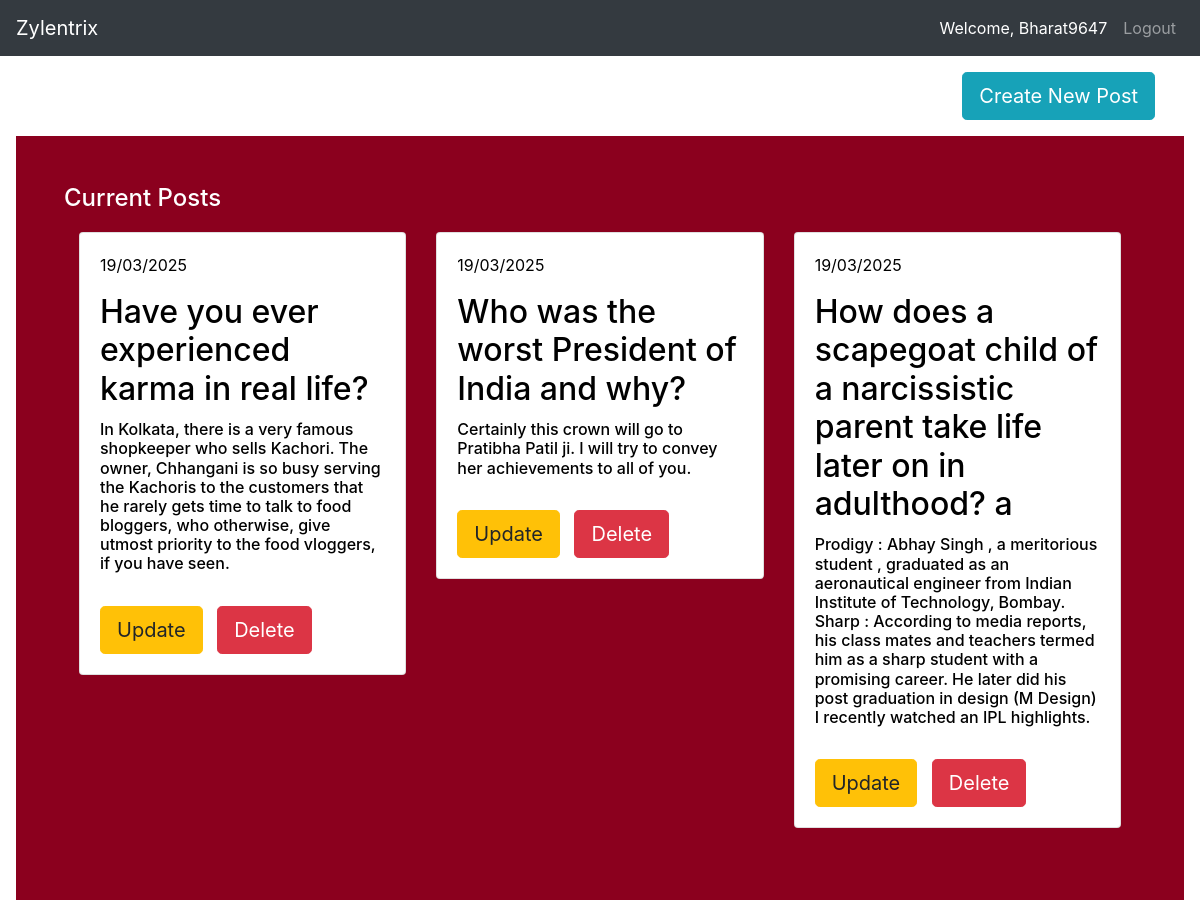
Screenshot of /event-page (signed in) with the database file from the repository.
### App/models.py (models this page shows, shortened)
class User(db.Model, UserMixin):
    id = db.Column(db.Integer(), primary_key=True, autoincrement = True)
    username = db.Column(db.String(length=30), nullable=False, unique=True)
    full_name = db.Column(db.String(length=50), nullable=False)
    email_address = db.Column(db.String(length=50), nullable=False, unique=True)
    job_title = db.Column(db.String(length=100), nullable=False)
    hash_password = db.Column(db.String(length=60), nullable=False)
    created_at = db.Column(db.DateTime(), default=datetime.utcnow().replace(tzinfo=pytz.UTC).astimezone(pytz.timezone('Asia/Kolkata')), nullable=False)
    last_login = db.Column(db.DateTime(), default=datetime.utcnow().replace(tzinfo=pytz.UTC).astimezone(pytz.timezone('Asia/Kolkata')), nullable=True)
    verification_token=db.Column(db.String(32), unique=True)
    is_verified = db.Column(db.Boolean, default=False)
    @property
    def password(self):
        raise AttributeError("Password is not readable!")

class Post(db.Model):
    id = db.Column(db.Integer(), primary_key=True, autoincrement = True)
    post_title = db.Column(db.String(length=200), nullable=False)
    post_description = db.Column(db.String(length=2000),nullable=False)
    created_at = db.Column(db.DateTime(), default=datetime.utcnow().replace(tzinfo=pytz.UTC).astimezone(pytz.timezone('Asia/Kolkata')), nullable=False)
    updated_at = db.Column(db.DateTime(), default=datetime.utcnow().replace(tzinfo=pytz.UTC).astimezone(pytz.timezone('Asia/Kolkata')), nullable=False)

### App/routes.py (the view)
@app.route("/event-page")                   #route for redirecting the authenticated users to the main event page.
def event_page():
    current_posts = Post.query.all()
    return render_template('event_page.html', current_posts=current_posts)

### App/models.py (called while the page is built)
@login_manager.user_loader
def load_user(user_id):
    return User.query.get(int(user_id))     #Fetch user by id

### App/templates/event_page.html (shortened to what this page needs)
{% extends 'base.html' %}
{% block content %}
<body>
     <div class="container mt-3">
        <div class="d-flex justify-content-end">
            <a href="{{ url_for('create_post') }}" class="btn btn-lg btn-info">Create New Post</a>
        </div>
    </div>
    <div class="position-relative overflow-hidden p-5 m-md-3 row" style="background-color:rgb(139, 0, 30); color:white">
        <h4 class="text-left text-decoration-underline">Current Posts</h4>
        <br><br>
        <div class="container-fluid">
            <div class="row gx-0">
                {% if current_posts %}
                    {% for post in current_posts %}
                        <div class="col-md-4 mb-4">
                            <div class="card text-left"  style="color:black; width:100%;">
                                <div class="card-body">
                                    <p class="card-text">{{ post.created_at.strftime('%d/%m/%Y') }}</p>
                                    <h2 class="card-title">{{ post.post_title }}</h2>
                                    <h6 class="card-text">{{ post.post_description }}</h6>
                                    <br>
                                    <a href="{{ url_for('update_post', post_id=post.id) }}" class="btn btn-warning btn-lg animated-button btn-spacing">Update</a>
                                    <form action="{{ url_for('delete_post', post_id=post.id) }}" method="POST" style="display:inline;">
                                        <button type="submit" class="btn btn-danger btn-lg animated-button btn-spacing"
                                            onclick="return confirm('Are you sure you want to delete this post?');">
                                            Delete
                                        </button>
                                    </form>
                                </div>
                            </div>
                        </div>
                    {% endfor %}
                {% else %}
                    <p>There is no posts avaialable right now.</p>
                {% endif %}
            </div>
        </div>
    </div>
</body>
{% endblock %}

### App/templates/base.html (shortened to what this page needs)
<!doctype html>
<html lang="en">
  <head>
    <link rel="stylesheet" href="https://cdn.jsdelivr.net/npm/bootstrap@4.4.1/dist/css/bootstrap.min.css">
  </head>
  <body>
   <nav class="navbar navbar-expand-md navbar-dark bg-dark">
    <a class="navbar-brand" href="#">Zylentrix</a>
    <div class="collapse navbar-collapse" id="navabrNav">
        {% if current_user.is_authenticated %}
            <ul class="navbar-nav">
                <li class="nav-item">
                    <a class="nav-link text-white">Welcome, {{ current_user.username}}</a>
                </li>
                <li class="nav-item">
                    <a class="nav-link highlighted" href="{{ url_for('logout_page') }}">Logout</a>
                </li>
            </ul>
        {% endif %}
    </div>
   </nav>
    {% block content %}
    {% endblock %}
  </body>
</html>

### App/templates/event_page.html (style rules this page uses)
.btn-spacing { margin-right: 10px; }

### rows the page displays
User: username "Bharat9647"
Post: created_at "19/03/2025", post_title "Have you ever experienced karma in real life?", post_description "In Kolkata, there is a very famous shopkeeper who sells Kachori. The owner, Chhangani is so busy serving the Kachoris to the customers that he rarely gets time to talk to food bloggers, who otherwise, give utmost priority to the food vloggers, if you have seen."
Post: created_at "19/03/2025", post_title "Who was the worst President of India and why?", post_description "Certainly this crown will go to Pratibha Patil ji. I will try to convey her achievements to all of you."
Post: created_at "19/03/2025", post_title "How does a scapegoat child of a narcissistic parent take life later on in adulthood? a", post_description "Prodigy : Abhay Singh , a meritorious student , graduated as an aeronautical engineer from Indian Institute of Technology, Bombay. Sharp : According to media reports, his class mates and teachers termed him as a sharp student with a promising career. He later did his post graduation in design (M Design) I recently watched an IPL highlights."
